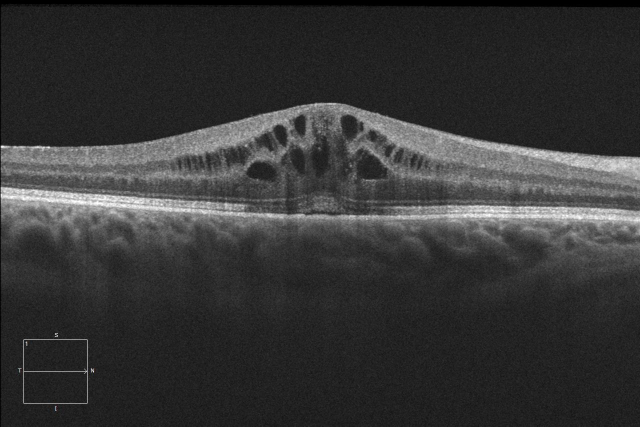
%> input picture NewDataSet/6.png, 1280 x 853 px (shown at 1/2 size)
$ octave --eval "histcv_cmd;"   (GNU Octave 9; MATLAB toolbox functions it lacks are replaced by stand-ins)
%> lines starting %> are read from the running program, lines starting %| are printed output that depends on the picture
### imHessian.m
function varargout = imHessian(I, sigma, varargin)


% [11 lines of commented-out code are left out]

%%%%%%%%%%%%%%%%%%%%%%%%%%%%%%%

% [10 lines of commented-out code are left out]

k = 3;
G1=fspecial('gauss',[3, 3], sigma);
%G1=fspecial('gauss',[round(k*sigma), round(k*sigma)], sigma);
[Gx,Gy] = gradient(G1);
[Gxx,Gxy] = gradient(Gx);
[Gyx,Gyy] = gradient(Gy);


Dxx = imfilter(I,Gxx,'conv');
Dxy = imfilter(I,Gxy,'conv');
Dyy = imfilter(I,Gyy,'conv');

varargout = {Dxx,Dxy, Dyy};


end

### imEigenValues.m
function [lambda1, lambda2] = imEigenValues(gxx, gxy, gyy, mask)

lambda1 = zeros(size(gxx));
lambda2 =  zeros(size(gxx));
n = numel(gxx);

for i = 1:n
     if mask(i) == 1
        ev = eig([gxx(i) gxy(i) ; gxy(i) gyy(i)]);
        if ev(1)< ev(2)
            lambda2(i) = ev(2);
            lambda1(i) = ev(1);
        else
            lambda2(i) = ev(1);
            lambda1(i) = ev(2);
        end
     end
end

end

### histcv_cmd.m
function [] = histcv_cmd()

close all;clc;

inputDir = cd;

[filename, folderPath , filterindex] = uigetfile([inputDir '/*.*'],'Pick some images','MultiSelect', 'on');
%> the answer given: NewDataSet/6.png

if (iscell(filename))
    maxE = numel(filename);
else
    maxE = 1;
end

for i = 1:maxE
    if (iscell(filename))
        imagePath{i} = [folderPath ,filename{i}];
    else
        imagePath = [folderPath ,filename];
    end
end

sigmaCMDh =  1.26;
precisioncmdh = 1;
thcmdh = 0.1;

sigmaCMDl =  1.36;
precisioncmdl = 3;
thcmdl = 0.091;


templateR =  imread(['/home/xenon/git_workspace/matlaccodes/NewDataSet/CroppedTemplates/' filename]);
%> templateR is the input picture: size 853x1280x3 uint8; mean R, G, B 54.1, 54.1, 54.1

maskR = imread(['/home/xenon/git_workspace/matlaccodes/NewDataSet/maskCropped/' filename]);
imga = imread(['/home/xenon/git_workspace/matlaccodes/NewDataSet/Cropped/' filename]);

[rows columns nc] = size(imga);
%> rows = 853; columns = 1280; nc = 3

if nc == 3
    imga = rgb2gray(imga);
end

outputR =  imga;
outputDouble = im2double(outputR);
templateDouble = double(templateR);


% totalTH = [];
% totalSG = [];
% sumValues = [];


[gxxh, gxyh, gyyh] = imHessian(outputDouble,sigmaCMDh);
%> in imHessian, `Dxx = imfilter(I,Gxx,'conv');`:
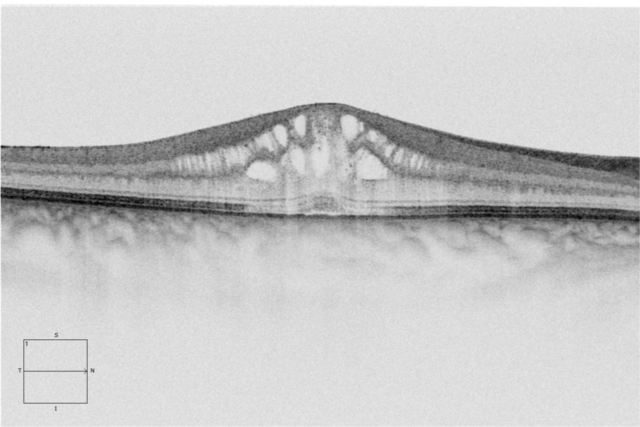
%> Dxx: size 853x1280 double (shown at 1/2 size); min -0.327, max 0, mean -0.0698; drawn with min black and max white
%> in imHessian, `Dxy = imfilter(I,Gxy,'conv');`:
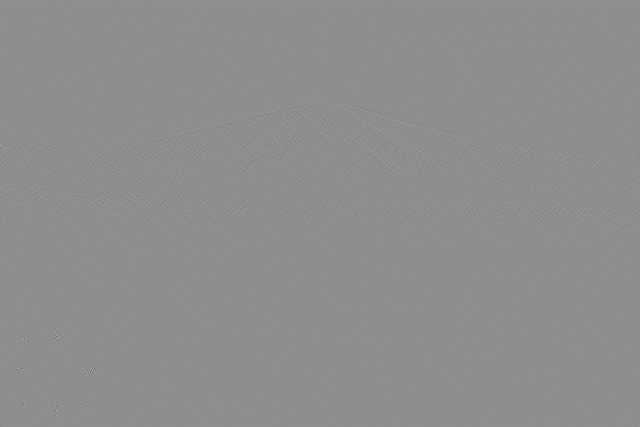
%> Dxy: size 853x1280 double (shown at 1/2 size); min -0.0196, max 0.0156, mean 1.21e-09; drawn with min black and max white
%> in imHessian, `varargout = {Dxx,Dxy, Dyy};`: varargout = 3 items
[lambda1h, lambda2h] = imEigenValues(gxxh, gxyh, gyyh, maskR);
%> the loop in imEigenValues, `for i = 1:n` made 1091840 passes
%> ev on passes 23, 31, 33, 40, 41, 51, 57: [-0.00461; -0.00398], [-0.00677; -0.00615], [-0.00487; -0.00413], [-0.00676; -0.0061], [-0.00702; -0.00645], [-0.00732; -0.00666], [-0.00521; -0.00496]
%> after the loop in imEigenValues, `for i = 1:n`: ev = [-0.00035; -0.000303]
cmdValueh = zeros(size(lambda1h));
divh = zeros(size(lambda1h));
sumah =  zeros(size(lambda1h));
nh = numel(lambda1h);
%> nh = 1091840


[gxxl, gxyl, gyyl] = imHessian(outputDouble,sigmaCMDl);
[lambda1l, lambda2l] = imEigenValues(gxxl, gxyl, gyyl, maskR);
cmdValuel = zeros(size(lambda1l));
divl = zeros(size(lambda1l));
sumal =  zeros(size(lambda1l));
nl = numel(lambda1l);

for i = 1:nh
        sumah(i) = lambda1h(i) + lambda2h(i);
        auxh = lambda1h(i) ./ lambda2h(i);
        if isnan(auxh)
            divh(i) = 0;
        else
            divh(i) = auxh;
        end
        cmdValueh(i) = -(divh(i) * sumah(i));
end

cmdValueh(sumah >= 0) = 0;

figure;
imshow(cmdValueh,[]);
pause(55);

cmdValueRoundh =  roundn(cmdValueh,precisioncmdh);
result2 = zeros(size(cmdValueRoundh));
result2(abs(thcmdh - cmdValueRoundh) <= eps(cmdValueRoundh)) = 1;
resulth = bwfill(result2,'holes',8);

for i = 1:nl
        sumal(i) = lambda1l(i) + lambda2l(i);
        auxl = lambda1l(i) ./ lambda2l(i);
        if isnan(auxl)
            divl(i) = 0;
        else
            divl(i) = auxl;
        end
        cmdValuel(i) = -(divl(i) * sumal(i));
end

cmdValuel(sumal >= 0) = 0;
cmdValueRoundl =  roundn(cmdValuel,precisioncmdl);
resultl = zeros(size(cmdValueRoundl));
resultl(abs(thcmdl - cmdValueRoundl) <= eps(cmdValueRoundl)) = 1;

% [20 lines of commented-out code are left out]

outputRPA = outputR;
outputRPB = outputR;
outputRPC = outputR;


[L,num] = bwlabel(resulth,8);

low = resultl;

[m n] = size(resultl);
resultHisteresis1 = zeros(m,n);

for a = 1:m
    for b = 1:n
        if low(a,b) == 0 || resultHisteresis1(a,b) == 1
            continue;
        else
            for i=1:num
                  aux = zeros(m,n);
                  aux(L == i) = 1;
                  aux = bwfill(aux,'holes',8);
                if low(a,b) == aux(a,b)
                    resultHisteresis1 = resultHisteresis1 + aux;
                end
            end
        end
    end
end


%%%%%%%%%%%%%%%%%%%%%%%%%%%%%%%%%%%%%%%%%%%%%%%%%%%%%%%%%%%%%%%%%%%%%%%%%%%%%%%

sigmaCV1 = 1.93;
precisioncv1 = 4;
tcv1 = 0.0324;

sigmaCV2 = 1.06;
precisioncv2 = 1;
tcv2 = 0.1;


% sigmaSI = 0.49;
% precisionsi = 4;
% tsi = -0.9257;

outputR =   imga;
outputDouble = im2double(outputR);
templateDouble = double(templateR);

[gxxr, gxyr, gyyr] = imHessian(outputDouble,sigmaCV1);
[lambda1, lambda2] = imEigenValues(gxxr, gxyr, gyyr, maskR);

generalRate = hypot(lambda1, lambda2);

generalRater =  roundn(generalRate,precisioncv1);

result = zeros(size(generalRater));
result(abs(tcv1 - generalRater) <= eps(generalRater)) = 1;

[gxxr2, gxyr2, gyyr2] = imHessian(outputDouble,sigmaCV2);
[lambda12, lambda22] = imEigenValues(gxxr2, gxyr2, gyyr2, maskR);
generalRate2 = hypot(lambda12, lambda22);

generalRated =  roundn(generalRate2,precisioncv2);

resultH = zeros(size(generalRated));
resultH(abs(tcv2 - generalRated) <= eps(generalRated)) = 1;

%%%%%%%%%%%%%%%%%%%%%%%%%%%%%%%%%%%%%%%%%%%%%%%%%%%%%%%%%%%%%%%%%%%


% [8 lines of commented-out code are left out]

%%%%%%%%%%%%%%%%%%%%%%%%%%%%%%%%%%%%%%%%%%%%%%%%%%%%%%%%%%%%%%%%%%%%

[L,num] = bwlabel(resultH,8);

low = result;

disp('mmm')
disp(sum(low(:)));


[m n] = size(result);
resultHisteresis2 = zeros(m,n);

for a = 1:m
    for b = 1:n
        if low(a,b) == 0 || resultHisteresis2(a,b) == 1
            continue;
        else
            for i=1:num
                  aux = zeros(m,n);
                  aux(L == i) = 1;
                  aux = bwfill(aux,'holes',8);
                if low(a,b) == aux(a,b)
                    resultHisteresis2 = resultHisteresis2 + aux;
                end
            end
        end
    end
end

resultHisteresis = resultHisteresis2 | resultHisteresis1;

%%%%%%%%%%%%%%%%%%%%%%%%%%%%%%%%%%%%%%%%%%%%%%%%%%%%%%%%%%%%%%%%%%%%%%%

%plotconfusion(templateR,resultHisteresis);

outputRPA =  outputR;
outputRPB = outputR;
outputRPC = outputR;


%%%%%%%%%%%%%%%%%%%%%%%%%%%%%%%%%%%%%%%%%%%%%%%%%%%%%%%%%%%%%%%%%%%%%%%%%


contour = imread(['/home/xenon/git_workspace/matlaccodes/NewDataSet/Contour/' filename]);

outputRPA(outputRPA & contour) = 59;
outputRPB(outputRPB & contour) = 246;
outputRPC(outputRPC & contour) = 22;


imA = cat(3, outputRPA, outputRPB, outputRPC);


outputRPA(outputRPA & resultHisteresis) = 246;
outputRPB(outputRPB & resultHisteresis) = 22;
outputRPC(outputRPC & resultHisteresis) = 22;


%%%%%%%%%%%%%%%%%%%%%%%%%%%%%%%%%%%%%%%%%%%%%%%%%%%%%%%
im = cat(3, outputRPA, outputRPB, outputRPC);

nameImage = sprintf('_%s_.png',filename);
outputDir = ['/home/xenon/git_workspace/results/'  nameImage];
imwrite(im, outputDir);

commonResult = sum(resultHisteresis & templateR);
unionResult = sum(resultHisteresis | templateR);
cm=sum(resultHisteresis == 1);
co=sum(templateR == 1);
Jaccard=commonResult/unionResult;
Dice=(2*commonResult)/(cm+co);

%
tamano=get(0,'ScreenSize');
figDir = ['/home/xenon/git_workspace/results/'];
figure('position',[tamano(1) tamano(2) tamano(3) tamano(4)]);

imshowpair(templateR, resultHisteresis);
title(['Jaccard Index = ' num2str(Jaccard) '       ' 'Dice Index = ' num2str(Dice)]);

h=openfig(figDir,'new','invisible');
saveas(h,outputDir,'png');
close(h);


%end

% end


end
%> (the run ends here)
